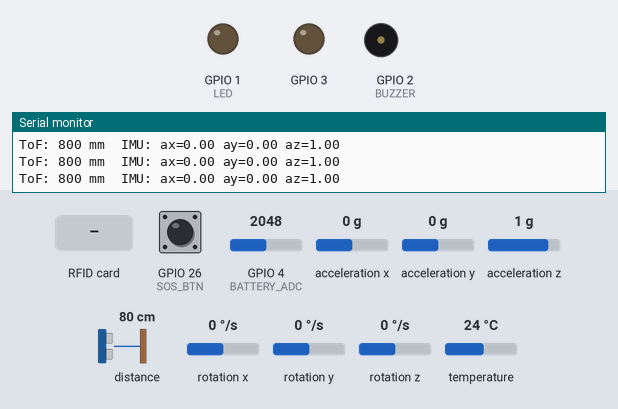
The program below on a simulated ESP32-S3. Shown: output pins drawn as LEDs (lit = HIGH), buzzer (waves = sounding), the last lines printed to the serial monitor. Dashed ring = blinking. The test bench sets the inputs (shaded band); at power-on: distance to the obstacle 80 cm, GPIO 26 (SOS_BTN) HIGH, GPIO 4 (BATTERY_ADC) = 2048, acceleration x 0 g, acceleration y 0 g, acceleration z 1 g, rotation x 0 °/s, rotation y 0 °/s, rotation z 0 °/s, temperature 24 °C.

Above: at 2.6 s.
2.7 s: distance to the obstacle set to 76 cm
At 2.91 s:
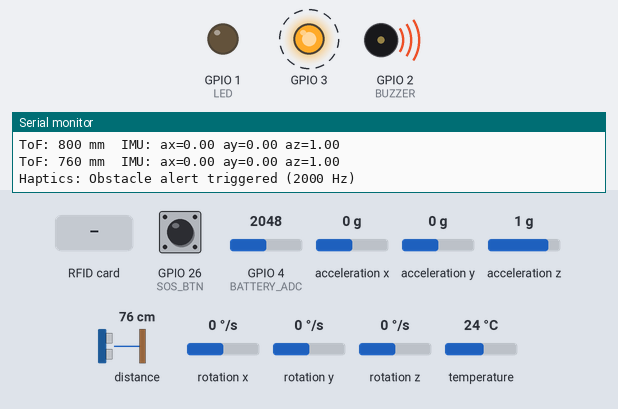
7.4 s: GPIO 26 (SOS_BTN) pulled LOW for 0.15 s
At 7.81 s:
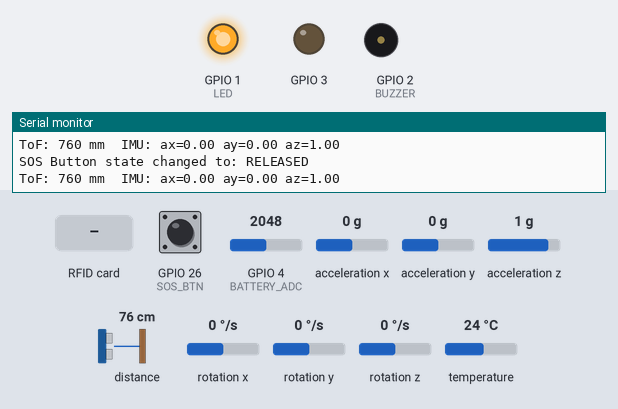
10.9 s: RFID card 5E 7A 19 C4 held to the reader
At 12.8 s:
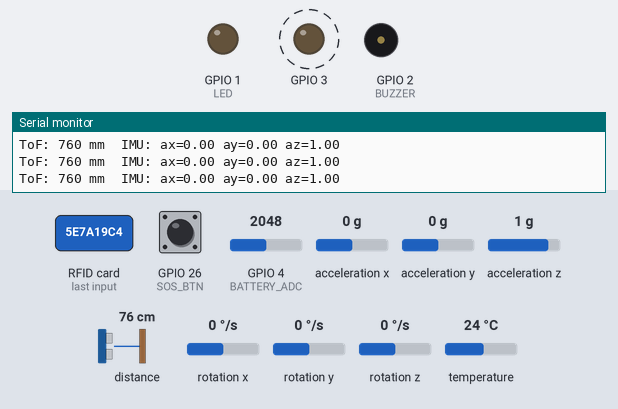
14.4 s: RFID card 5E 7A 19 C4 held to the reader
At 15.07 s:
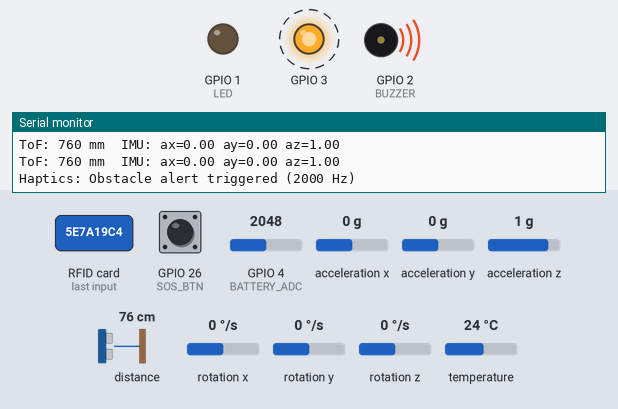
17.9 s: distance to the obstacle set to 250 cm
At 18.6 s:
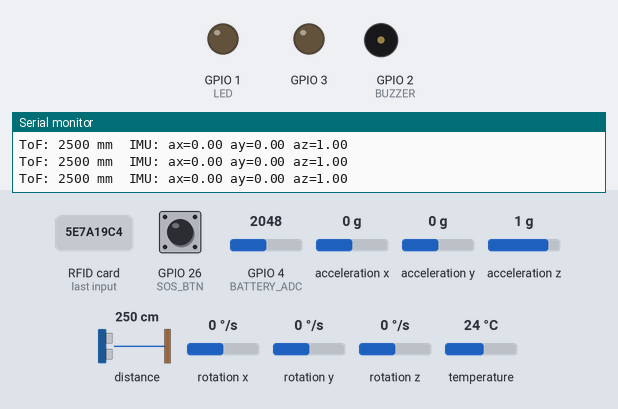
19.4 s: distance to the obstacle set to 2 cm
At 20.2 s:
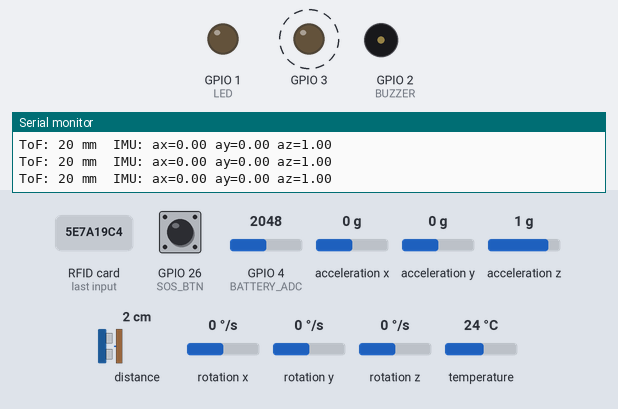
Timing chart, 0 to 24.1 s (numbered marks = the images above; inputs shaded):
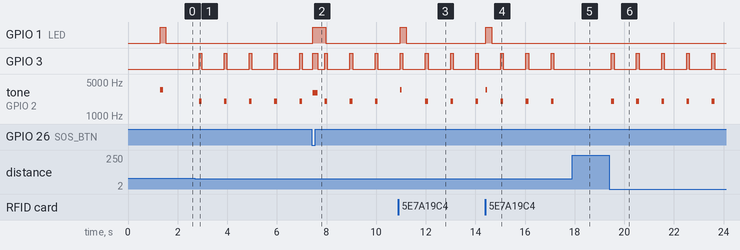

Measured:
- the behaviour switches between 80 and 79 cm on distance to the obstacle (found by bisection; images 0 and 1)
- after the input at 2.7 s, GPIO 3: alternates HIGH for 0.11 s and LOW for 0.91 s, starting after 0.16 s; tone on GPIO 2 (BUZZER): alternates 2000 Hz for 0.11 s and silent for 0.91 s, starting after 0.16 s
- after the input at 7.4 s, GPIO 1 (LED): LOW → HIGH at once, → LOW 0.53 s later
- after the input at 10.9 s, GPIO 1 (LED): LOW → HIGH after 0.08 s, → LOW 0.24 s later
- after the input at 14.4 s, GPIO 1 (LED): LOW → HIGH at once, → LOW 0.23 s later
- after the input at 17.9 s, GPIO 3: stops changing and stays LOW; tone on GPIO 2 (BUZZER): stops changing and stays silent
- after the input at 19.4 s, GPIO 3: alternates HIGH for 0.11 s and LOW for 0.91 s, starting after 0.08 s; tone on GPIO 2 (BUZZER): alternates 2000 Hz for 0.11 s and silent for 0.91 s, starting after 0.08 s

The program:

main.cpp
```cpp
#include <Arduino.h>
#include <ArduinoJson.h>
#include "pins.h"
#include "config.h"
#include "ble.h"
#include "sensors.h"
#include "fall_detection.h"
#include "haptics.h"

// ===================================================================
// Forward Declarations
// ===================================================================

void handle_sos_button(unsigned long now);
void update_sensors(unsigned long now);
void update_rfid(unsigned long now);

// ===================================================================
// Global Configuration Instance
// ===================================================================

Config g_config;

// ===================================================================
// State Variables
// ===================================================================

static unsigned long last_sensor_update = 0;
static unsigned long last_rfid_poll = 0;
static unsigned long last_battery_read = 0;
static unsigned long last_obstacle_alert = 0;

static bool sos_button_last_state = HIGH;
static unsigned long sos_button_debounce_time = 0;

static bool rfid_alert_sent = false;
static String last_rfid_uid = "";

// ===================================================================
// Setup
// ===================================================================

void setup() {
  Serial.begin(115200);
  delay(1000);

  Serial.println("\n\n=================================");
  Serial.println("  Smart Walking Stick Firmware  ");
  Serial.println("  ESP32-S3 + NimBLE              ");
  Serial.println("=================================\n");

  pinMode(SOS_BTN, INPUT_PULLUP);

  // Initialize haptics (buzzer, LED, vibration motor)
  haptics_init();

  Serial.println("Initializing sensors...");

  if (!sensors_init()) {
    Serial.println("WARNING: Sensor initialization failed!");
    Serial.println("Continuing without sensors (BLE test mode)...");
    Serial.println("You can still connect via Bluetooth and test the system.");
  } else {
    Serial.println("All sensors initialized successfully!");
    fall_detection_init();
  }

  Serial.println("\nInitializing BLE...");
  ble_init();

  // Startup beep to confirm buzzer is working
  haptics_trigger(HAPTIC_RFID);  // Quick beep
  delay(100);

  Serial.println("\nSetup complete! Ready to go.\n");
  Serial.print("Sensor update period: ");
  Serial.print(g_config.sensor_period_ms);
  Serial.println(" ms");
  Serial.print("Obstacle threshold: ");
  Serial.print(g_config.obstacle_threshold_mm);
  Serial.println(" mm");
  Serial.print("Fall threshold: ");
  Serial.print(g_config.fall_ax_threshold);
  Serial.println(" g");
}

// ===================================================================
// Loop
// ===================================================================

void loop() {
  unsigned long now = millis();

  haptics_update();
  ble_update();

  handle_sos_button(now);

  if (now - last_sensor_update >= g_config.sensor_period_ms) {
    last_sensor_update = now;
    update_sensors(now);
  }

  if (now - last_rfid_poll >= RFID_POLL_PERIOD_MS) {
    last_rfid_poll = now;
    update_rfid(now);
  }

#ifdef LOW_POWER
  if (LIGHT_SLEEP_ENABLED && !ble_is_connected()) {
    uint32_t sleep_time = min(
      g_config.sensor_period_ms - (now - last_sensor_update),
      RFID_POLL_PERIOD_MS - (now - last_rfid_poll)
    );
    if (sleep_time > 10) {
      esp_sleep_enable_timer_wakeup(sleep_time * 1000);
      esp_light_sleep_start();
    }
  }
#endif

  delay(10);
}

// ===================================================================
// SOS Button Handler
// ===================================================================

void handle_sos_button(unsigned long now) {
  static bool sos_triggered = false;
  bool current_state = digitalRead(SOS_BTN);

  // Detect state change and start debounce timer
  if (current_state != sos_button_last_state) {
    sos_button_debounce_time = now;
    sos_button_last_state = current_state;
    Serial.printf("SOS Button state changed to: %s\n", current_state == LOW ? "PRESSED" : "RELEASED");
  }

  // After debounce period, trigger action on button press (LOW)
  if (current_state == LOW && (now - sos_button_debounce_time) > SOS_DEBOUNCE_MS) {
    if (!sos_triggered) {
      sos_triggered = true;
      Serial.println("SOS BUTTON TRIGGERED!");

      haptics_trigger(HAPTIC_SOS);

      StaticJsonDocument<64> doc;
      doc["event"] = "SOS_BUTTON_PRESSED";

      char json[64];
      serializeJson(doc, json);
      ble_send_alert(json);
    }
  } else if (current_state == HIGH) {
    // Reset trigger when button is released
    sos_triggered = false;
  }
}

// ===================================================================
// Update Sensors
// ===================================================================

void update_sensors(unsigned long now) {
  IMUData imu = imu_read();
  ToFData tof = tof_read();
  BatteryData battery;

  // Read battery immediately on first call (last_battery_read == 0), then every 10 seconds
  if (last_battery_read == 0 || (now - last_battery_read >= BATTERY_READ_PERIOD_MS)) {
    battery = battery_read();
    last_battery_read = now;
  } else {
    battery.valid = false;
  }

  // Debug output to Serial Monitor
  if (tof.valid) {
    Serial.print("ToF: ");
    Serial.print(tof.distance_mm);
    Serial.print(" mm  ");
  }
  if (imu.valid) {
    Serial.print("IMU: ax=");
    Serial.print(imu.ax, 2);
    Serial.print(" ay=");
    Serial.print(imu.ay, 2);
    Serial.print(" az=");
    Serial.print(imu.az, 2);
    Serial.print("  ");
  }
  if (battery.valid) {
    Serial.print("Batt: ");
    Serial.print(battery.percentage);
    Serial.print("%");
  }
  if (tof.valid || imu.valid || battery.valid) {
    Serial.println();
  }

  if (imu.valid) {
    fall_detection_update(imu);

    float fall_ax, fall_ay, fall_az;
    if (fall_detection_check(fall_ax, fall_ay, fall_az)) {
      haptics_trigger(HAPTIC_FALL);

      StaticJsonDocument<128> doc;
      doc["event"] = "FALL_DETECTED";
      doc["severity"] = "high";
      doc["ax"] = fall_ax;
      doc["ay"] = fall_ay;
      doc["az"] = fall_az;

      char json[128];
      serializeJson(doc, json);
      ble_send_alert(json);

      fall_detection_reset();
    }
  }

  if (tof.valid && tof.distance_mm > 0 &&
      tof.distance_mm < g_config.obstacle_threshold_mm) {
    if (now - last_obstacle_alert >= OBSTACLE_ALERT_COOLDOWN_MS) {
      last_obstacle_alert = now;

      haptics_trigger(HAPTIC_OBSTACLE);

      StaticJsonDocument<64> doc;
      doc["event"] = "OBSTACLE_NEAR";
      doc["dist_mm"] = tof.distance_mm;

      char json[64];
      serializeJson(doc, json);
      ble_send_alert(json);
    }
  }

  // Serialize sensor data to JSON
  StaticJsonDocument<256> doc;

  if (imu.valid) {
    JsonObject imu_obj = doc.createNestedObject("imu");
    imu_obj["ax"] = imu.ax;
    imu_obj["ay"] = imu.ay;
    imu_obj["az"] = imu.az;
    imu_obj["gx"] = imu.gx;
    imu_obj["gy"] = imu.gy;
    imu_obj["gz"] = imu.gz;
  }

  if (tof.valid) {
    doc["dist_mm"] = tof.distance_mm;
  }

  if (battery.valid) {
    JsonObject bat_obj = doc.createNestedObject("battery");
    bat_obj["v"] = battery.voltage;
    bat_obj["pct"] = battery.percentage;
  }

  doc["ts"] = now;

  char json[256];
  serializeJson(doc, json);
  ble_send_sensor_data(json);
}

// ===================================================================
// Update RFID
// ===================================================================

void update_rfid(unsigned long now) {
  RFIDData rfid = rfid_read();

  if (rfid.valid) {
    String current_uid = String(rfid.uid);

    if (current_uid != last_rfid_uid && !rfid_alert_sent) {
      haptics_trigger(HAPTIC_RFID);

      StaticJsonDocument<64> doc;
      doc["event"] = "RFID_SEEN";
      doc["uid"] = rfid.uid;

      char json[64];
      serializeJson(doc, json);
      ble_send_alert(json);

      rfid_alert_sent = true;
      last_rfid_uid = current_uid;
    }
  } else {
    if (last_rfid_uid != "") {
      last_rfid_uid = "";
      rfid_alert_sent = false;
    }
  }
}

// ===================================================================
// Send Sensor Data via BLE
// ===================================================================

void send_sensor_data(const IMUData& imu, const ToFData& tof,
                     const BatteryData& battery, unsigned long now) {
  StaticJsonDocument<256> doc;

  doc["ts"] = now;

  if (imu.valid) {
    JsonObject imu_obj = doc.createNestedObject("imu");
    imu_obj["ax"] = round(imu.ax * 100) / 100.0;
    imu_obj["ay"] = round(imu.ay * 100) / 100.0;
    imu_obj["az"] = round(imu.az * 100) / 100.0;
    imu_obj["gx"] = round(imu.gx * 10) / 10.0;
    imu_obj["gy"] = round(imu.gy * 10) / 10.0;
    imu_obj["gz"] = round(imu.gz * 10) / 10.0;
  }

  doc["dist_mm"] = tof.valid ? tof.distance_mm : -1;

  const char* uid = rfid_get_current_uid();
  if (uid) {
    doc["rfid"] = uid;
  } else {
    doc["rfid"] = nullptr;
  }

#ifdef BATTERY_ADC
  if (battery.valid) {
    JsonObject batt_obj = doc.createNestedObject("battery");
    batt_obj["v"] = round(battery.voltage * 100) / 100.0;
    batt_obj["pct"] = battery.percentage;
  }
#endif

  char json[256];
  serializeJson(doc, json);
  ble_send_sensor_data(json);
}
```

ble.h
```cpp
#ifndef BLE_H
#define BLE_H

#include <Arduino.h>
#include <NimBLEDevice.h>

// ===================================================================
// BLE GATT Service and Characteristic UUIDs
// ===================================================================

#define SMART_STICK_SVC_UUID    "12345678-1234-1234-1234-1234567890ab"
#define SENSOR_DATA_CHAR_UUID   "12345678-1234-1234-1234-1234567890ad"
#define ALERTS_CHAR_UUID        "12345678-1234-1234-1234-1234567890ae"
#define CONFIG_CHAR_UUID        "12345678-1234-1234-1234-1234567890af"
#define CALIBRATION_CHAR_UUID   "12345678-1234-1234-1234-1234567890b0"

#define BLE_DEVICE_NAME "SmartStick"

// ===================================================================
// BLE Function Declarations
// ===================================================================

void ble_init();
void ble_update();
bool ble_is_connected();
void ble_send_sensor_data(const char* json);
void ble_send_alert(const char* json);
void ble_set_tx_power(int8_t power);

// ===================================================================
// BLE Characteristic Pointers (extern)
// ===================================================================

extern NimBLECharacteristic* pSensorDataChar;
extern NimBLECharacteristic* pAlertsChar;
extern NimBLECharacteristic* pConfigChar;
extern NimBLECharacteristic* pCalibrationChar;
extern NimBLEServer* pServer;

void ble_send_calibration_result();

#endif // BLE_H
```

fall_detection.cpp
```cpp
#include "fall_detection.h"
#include "config.h"

// ===================================================================
// Fall Detection State Variables
// ===================================================================

static FallState fall_state = FALL_IDLE;
static unsigned long potential_fall_time = 0;
static float fall_ax = 0, fall_ay = 0, fall_az = 0;

// ===================================================================
// Calibration State Variables
// ===================================================================

static CalibrationData calibration = {
  false,  // active
  false,  // complete
  0,      // start_time
  5000,   // duration_ms
  0.0,    // peak_acceleration
  999.0,  // min_motion (start high so any value is lower)
  0.0, 0.0, 0.0  // peak axis values
};

static bool peak_detected = false;  // Track if we've seen the impact spike

// ===================================================================
// Fall Detection Initialization
// ===================================================================

void fall_detection_init() {
  fall_state = FALL_IDLE;
  potential_fall_time = 0;
  Serial.println("Fall Detection: Initialized");
}

// ===================================================================
// Calibration Functions
// ===================================================================

void fall_calibration_start(unsigned long duration_ms) {
  calibration.active = true;
  calibration.complete = false;
  calibration.start_time = millis();
  calibration.duration_ms = duration_ms;
  calibration.peak_acceleration = 0.0;
  calibration.min_motion = 999.0;
  calibration.peak_ax = 0.0;
  calibration.peak_ay = 0.0;
  calibration.peak_az = 0.0;
  peak_detected = false;

  Serial.println("Fall Calibration: STARTED - Perform a fall now!");
  Serial.printf("Fall Calibration: Recording for %lu ms\n", duration_ms);
}

void fall_calibration_stop() {
  if (calibration.active) {
    calibration.active = false;
    calibration.complete = true;
    Serial.println("Fall Calibration: STOPPED");
    Serial.printf("Fall Calibration Results:\n");
    Serial.printf("  Peak Acceleration: %.3f g\n", calibration.peak_acceleration);
    Serial.printf("  Min Motion (after peak): %.3f g\n", calibration.min_motion);
    Serial.printf("  Peak Axis Values: X=%.3f, Y=%.3f, Z=%.3f\n",
                  calibration.peak_ax, calibration.peak_ay, calibration.peak_az);
  }
}

bool fall_calibration_is_active() {
  return calibration.active;
}

bool fall_calibration_is_complete() {
  return calibration.complete;
}

CalibrationData fall_calibration_get_results() {
  return calibration;
}

// ===================================================================
// Calibration Update (called from fall_detection_update)
// ===================================================================

static void calibration_update(const IMUData& imu) {
  if (!calibration.active) return;

  unsigned long elapsed = millis() - calibration.start_time;

  // Check if calibration time is up
  if (elapsed >= calibration.duration_ms) {
    fall_calibration_stop();
    return;
  }

  float accel_magnitude = sqrt(imu.ax * imu.ax + imu.ay * imu.ay + imu.az * imu.az);

  // Track peak acceleration (the impact spike)
  if (accel_magnitude > calibration.peak_acceleration) {
    calibration.peak_acceleration = accel_magnitude;
    calibration.peak_ax = imu.ax;
    calibration.peak_ay = imu.ay;
    calibration.peak_az = imu.az;

    // Mark that we've seen a significant spike (above 1.5g)
    if (accel_magnitude > 1.5) {
      peak_detected = true;
    }

    Serial.printf("Calibration: New peak %.3f g at (%+.2f, %+.2f, %+.2f)\n",
                  accel_magnitude, imu.ax, imu.ay, imu.az);
  }

  // Only track minimum motion AFTER we've detected the impact spike
  // This captures the "stillness" phase after the fall
  if (peak_detected && accel_magnitude < calibration.min_motion) {
    calibration.min_motion = accel_magnitude;
    Serial.printf("Calibration: New min motion %.3f g\n", accel_magnitude);
  }
}

// ===================================================================
// Fall Detection Update
// ===================================================================

void fall_detection_update(const IMUData& imu) {
  if (!imu.valid) return;

  // Update calibration if active
  calibration_update(imu);

  // Skip normal fall detection during calibration
  if (calibration.active) return;

  float accel_magnitude = sqrt(imu.ax * imu.ax + imu.ay * imu.ay + imu.az * imu.az);

  switch (fall_state) {
    case FALL_IDLE:
      if (accel_magnitude > (1.0 + g_config.fall_ax_threshold)) {
        fall_state = FALL_POTENTIAL;
        potential_fall_time = millis();
        fall_ax = imu.ax;
        fall_ay = imu.ay;
        fall_az = imu.az;
        Serial.println("Fall Detection: Potential fall detected (acceleration spike)");
      }
      break;

    case FALL_POTENTIAL:
      if (accel_magnitude < g_config.fall_motion_threshold) {
        if (millis() - potential_fall_time >= g_config.fall_stillness_ms) {
          fall_state = FALL_CONFIRMED;
          Serial.println("Fall Detection: FALL CONFIRMED!");
        }
      } else {
        if (millis() - potential_fall_time > 2000) {
          Serial.println("Fall Detection: False alarm, resetting");
          fall_state = FALL_IDLE;
        }
      }
      break;

    case FALL_CONFIRMED:
      break;
  }
}

// ===================================================================
// Check if Fall Detected
// ===================================================================

bool fall_detection_check(float& ax, float& ay, float& az) {
  if (fall_state == FALL_CONFIRMED) {
    ax = fall_ax;
    ay = fall_ay;
    az = fall_az;
    return true;
  }
  return false;
}

// ===================================================================
// Reset Fall Detection
// ===================================================================

void fall_detection_reset() {
  fall_state = FALL_IDLE;
  potential_fall_time = 0;
}
```

haptics.h
```cpp
#ifndef HAPTICS_H
#define HAPTICS_H

#include <Arduino.h>

// ===================================================================
// Passive Buzzer Configuration
// ===================================================================
// RLECS Passive Buzzer Module (Amazon B07XDPXH7K)
// Requires PWM signal at 2-5kHz to generate tones
// Different frequencies for different alert types

#define BUZZER_PWM_CHANNEL 0
#define BUZZER_PWM_RESOLUTION 8  // 8-bit resolution (0-255)

// Alert tone frequencies (Hz)
#define TONE_SOS       3000   // High-pitched urgent tone
#define TONE_FALL      2500   // High-medium urgent tone
#define TONE_OBSTACLE  2000   // Medium warning tone
#define TONE_RFID      3500   // High confirmation beep

// ===================================================================
// Haptics Event Types
// ===================================================================

enum HapticEvent {
  HAPTIC_SOS,
  HAPTIC_FALL,
  HAPTIC_OBSTACLE,
  HAPTIC_RFID
};

// ===================================================================
// Haptics Functions
// ===================================================================

void haptics_init();
void haptics_update();
void haptics_trigger(HapticEvent event);
void haptics_led_set(bool state);
void haptics_led_blink(uint16_t duration_ms);

#endif // HAPTICS_H
```

Source omitted: fall_detection.h (1743 bytes), haptics.cpp (3835 bytes), sensors.cpp (8059 bytes), sensors.h (1011 bytes), config.h (3204 bytes), pins.h (1552 bytes)
